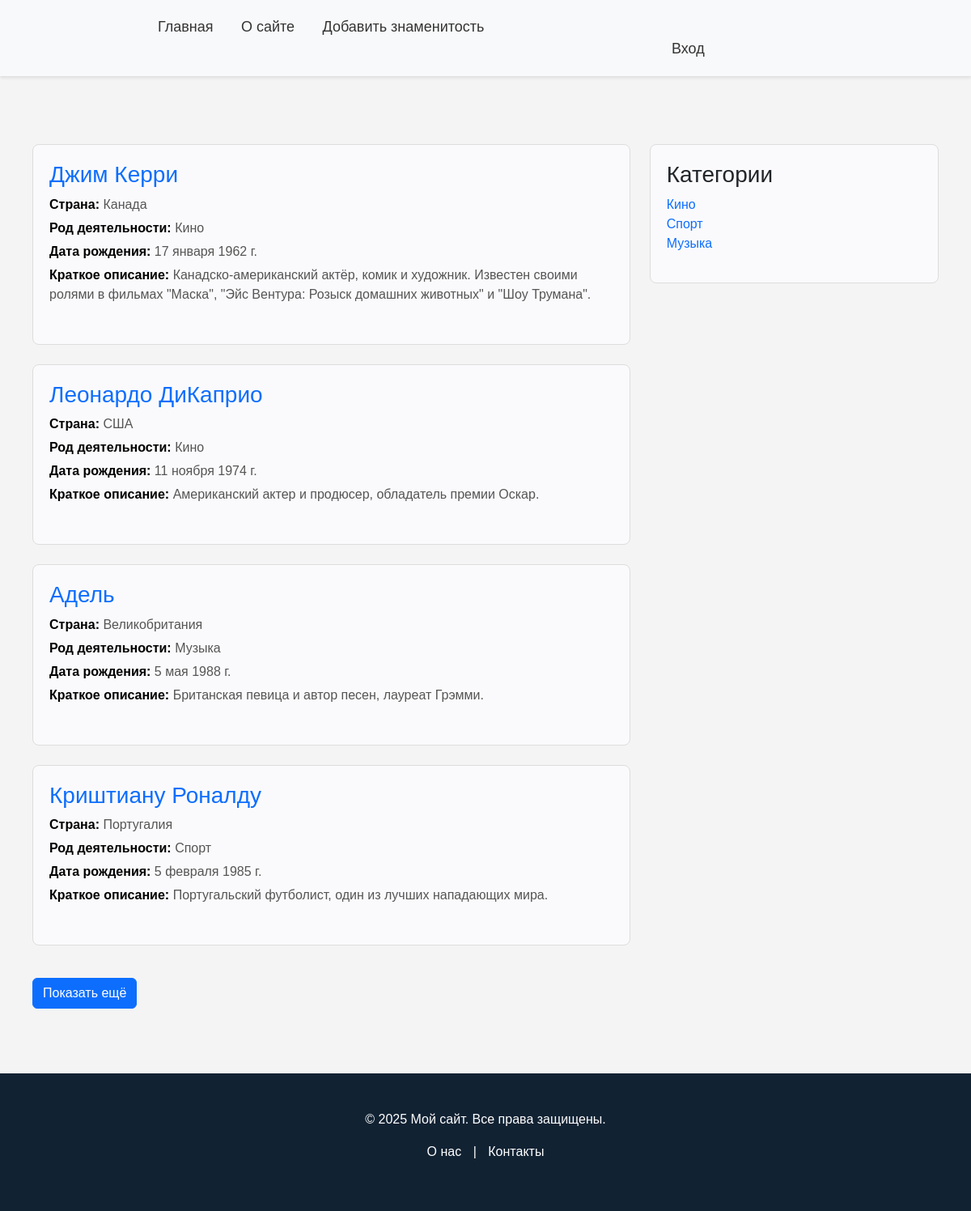
/, run on an earlier commit of the app's database.
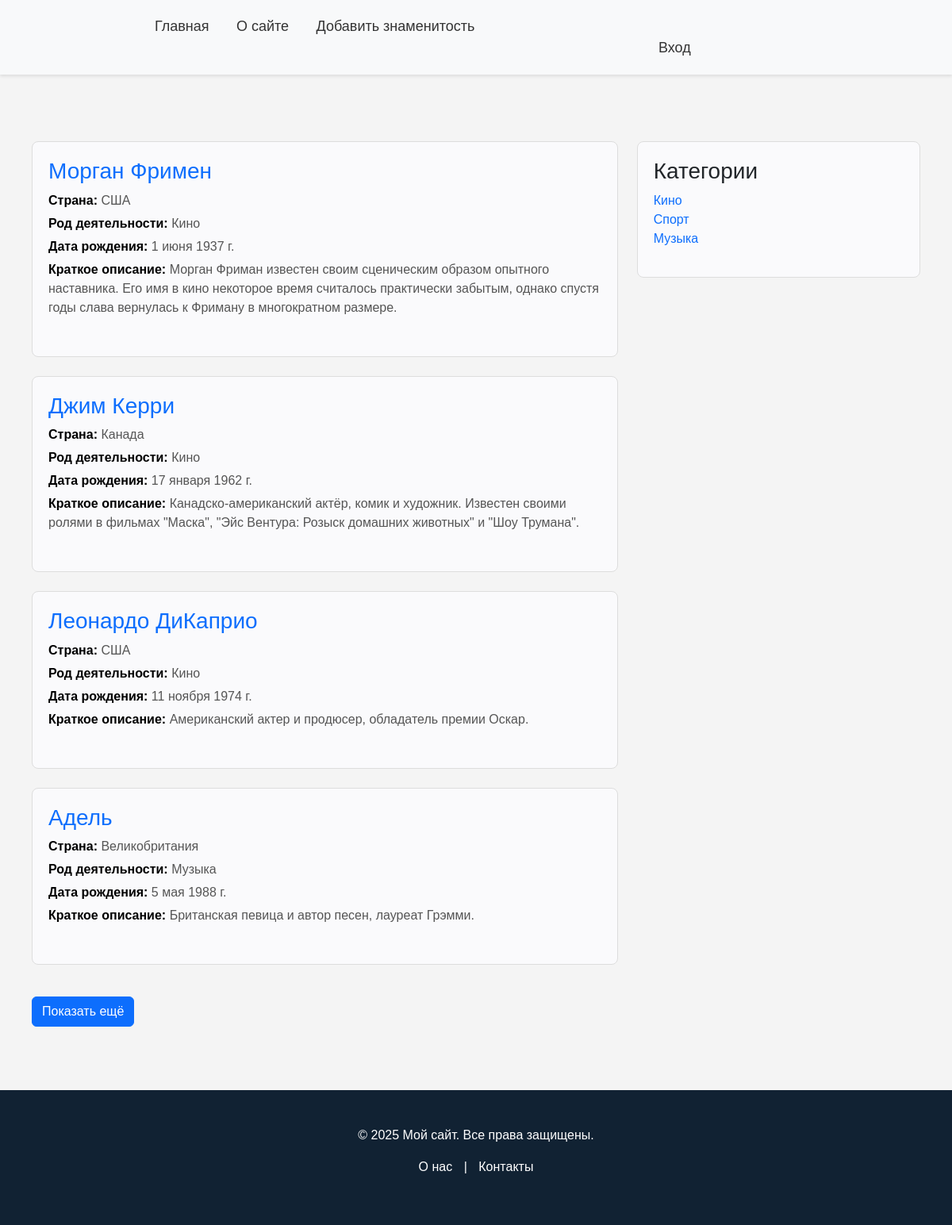
And on a later commit of the database.
### stars/models.py (models this page shows, shortened)
class Stars(models.Model):
    class Status(models.IntegerChoices):
        DRAFT = 0
        PUBLISHED = 1
    name = models.CharField(max_length=30, verbose_name='Имя')
    slug = models.SlugField(max_length=50, db_index=True, unique=True)
    country = models.CharField(max_length=20, verbose_name='Страна')
    birth_date = models.DateField(blank=True, verbose_name='Дата рождения')
    content = models.TextField(blank=True, verbose_name='Краткая биография')
    full_content = models.TextField(blank=True, verbose_name='Биография')
    photo = models.ImageField(upload_to="photos/%Y/%m/%d/", default=None, blank=True,
                              null=True, verbose_name="Фото")
    time_create = models.DateTimeField(auto_now_add=True, verbose_name='Время создания')
    time_update = models.DateTimeField(auto_now=True, verbose_name='Время изменения')
    is_published = models.BooleanField(choices=tuple(map(lambda x: (bool(x[0]), x[1]), Status.choices)),
                                       default=Status.DRAFT, verbose_name='Статус')
    cat = models.ForeignKey('Category', on_delete=models.PROTECT, verbose_name='Категория')
    objects = models.Manager()
    published = PublishedModel()
    def get_absolute_url(self):
        return reverse('person', kwargs={'person_slug': self.slug})
    class Meta:
        ordering = ['-time_create']
        indexes = [
            models.Index(fields=['-time_create']),
        ]
        verbose_name = 'Знаменитости'
        verbose_name_plural = 'Знаменитости'

class Category(models.Model):
    name = models.CharField(max_length=255, db_index=True, verbose_name='Категория')
    slug = models.SlugField(max_length=255, unique=True, db_index=True)
    def __str__(self):
        return self.name
    class Meta:
        verbose_name = 'Категории'
        verbose_name_plural = 'Категории'

### stars/views.py (the view)
# urls.py: path('', views.StarsHome.as_view(), name='home'),
class StarsHome(ListView):
    template_name = 'stars/index.html'
    def get_context_data(self, *, object_list=None, **kwargs):
        context = super().get_context_data(**kwargs)
        context['all_celebrities'] = self.__get_all_celebrities()
        context['celebrities'] = Stars.published.all()[:4]
        context['birthday_celebrities'] = self.__get_birthday_celebrities()
        return context
    @staticmethod
    def get_queryset():
        return Stars.published.all().select_related('cat')
    @staticmethod
    def __get_all_celebrities():
        all_celebrities = []
        for star in Stars.published.all():
            day = str(star.birth_date.day)
            month = MONTHS[star.birth_date.month]
            formatted_date = f"{day} {month} {star.birth_date.year} г."
            all_celebrities.append({
                'name': star.name,
                'slug': star.get_absolute_url(),
                'country': star.country,
                'birth_date': formatted_date,
                'content': star.content,
                'cat': star.cat.name,
            })
        return all_celebrities
    @staticmethod
    def __get_birthday_celebrities():
        today = date.today()
        birthday_celebrities = Stars.published.filter(
            birth_date__month=today.month,
            birth_date__day=today.day)
        return birthday_celebrities

### stars/models.py (called while the page is built)
    def get_queryset(self):
        return super().get_queryset().filter(is_published=Stars.Status.PUBLISHED)

### stars/templates/stars/index.html (shortened to what this page needs)
{% extends 'base.html' %}
{% block content %}
<div class="container">
    <div class="row">
        <div class="col-md-8">
            <div id="celebrities-list">
                {% for celebrity in celebrities %}
                    <div class="card mb-4">
                        <div class="mb-4">
                            <h3><a href="{{ celebrity.get_absolute_url }}" class="text-decoration-none">{{ celebrity.name }}</a></h3>
                            <p><strong>Страна:</strong> {{ celebrity.country }}</p>
                            <p><strong>Род деятельности:</strong> {{ celebrity.cat }}</p>
                            <p><strong>Дата рождения:</strong> {{ celebrity.birth_date }}</p>
                            <p><strong>Краткое описание:</strong> {{ celebrity.content }}</p>
                        </div>
                    </div>
                {% endfor %}
            </div>
            <button id="show-more" class="btn btn-primary mt-3">Показать ещё</button>
        </div>
        <div class="col-md-4">
            <div class="card">
                <h3>Категории</h3>
                <ul class="list-unstyled">
                    <li><a href="{% url 'category' 'kino' %}" class="text-decoration-none">Кино</a></li>
                    <li><a href="{% url 'category' 'sport' %}" class="text-decoration-none">Спорт</a></li>
                    <li><a href="{% url 'category' 'muzyka' %}" class="text-decoration-none">Музыка</a></li>
                </ul>
            </div>
        </div>
    </div>
</div>
{% endblock %}

### templates/base.html (shortened to what this page needs)
<!DOCTYPE html>
<html lang="ru">
<head>
    <link href="https://cdn.jsdelivr.net/npm/bootstrap@5.3.0/dist/css/bootstrap.min.css" rel="stylesheet">
</head>
<body>
    <header class="navbar">
        <nav>
            <a href="{% url 'home' %}">Главная</a>
            <a href="{% url 'about' %}">О сайте</a>
            <a href="{% url 'addpage' %}">Добавить знаменитость</a>
            <a href="{% url 'login' %}">Вход</a>
        </nav>
    </header>
    <main class="container mt-4">
        {% block content %}{% endblock %}
    </main>
    <footer>
        <div class="container">
            <p>&copy; 2025 Мой сайт. Все права защищены.</p>
            <p>
                <a href="#">О нас</a> |
                <a href="#">Контакты</a>
            </p>
        </div>
    </footer>
</body>
</html>

### templates/base.html (style rules this page uses)
.navbar { background-color: #f8f9fa; padding: 20px 180px; box-shadow: 0 2px 4px rgba(0, 0, 0, 0.1); }
.navbar a { color: #333; text-decoration: none; margin: 0 15px; font-size: 18px; }
.navbar a:last-child { margin-left: 650px; }
body { font-family: Arial, sans-serif; background-color: #f4f4f4; margin: 0; padding: 0; display: flex; flex-direction: column; min-height: 100vh; }
.container { max-width: 1200px; margin: 20px auto; padding: 20px; }
.card { border: 1px solid #ddd; border-radius: 8px; padding: 20px; margin-bottom: 20px; background-color: #fafafc; }
.card p { margin: 5px 0; color: #555; }
.card p strong { color: #000; }
.text-decoration-none { text-decoration: none; }
footer { background-color: #123; color: #fff; padding: 5px 0; text-align: center; margin-top: auto; }
footer a { color: #fff; text-decoration: none; margin: 0 10px; }

What changed in the data, as far as the page shows it:
no longer on this page (row unchanged): Stars: name "Криштиану Роналду", country "Португалия", cat "Спорт", birth_date "5 февраля 1985 г.", content "Португальский футболист, один из лучших нападающих мира."
added Stars: name "Морган Фримен", country "США", cat "Кино", birth_date "1 июня 1937 г.", content "Морган Фриман известен своим сценическим образом опытного наставника. Его имя в кино некоторое время считалось практически забытым, однако спустя годы слава вернулась к Фриману в многократном размере."
